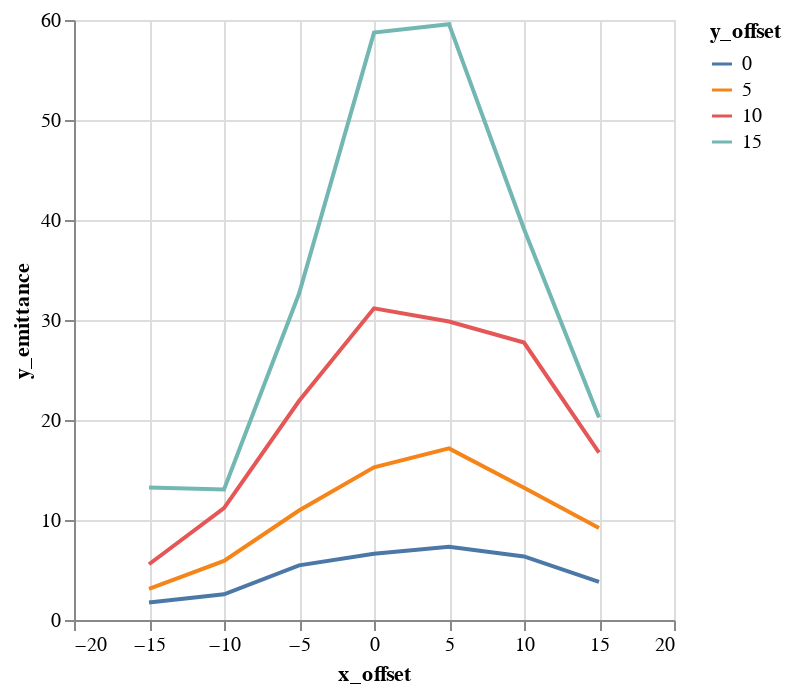

Notebook code cell kept with this figure:
### Code cell
alt.Chart(emit_df).mark_line().encode(
    color='y_offset:N',
    x='x_offset',
    y='y_emittance',
)

### Figure 1 — Vega-Lite specification as saved in the notebook (floating-point values rounded to 4 significant figures)
{"$schema": "https://vega.github.io/schema/vega-lite/v1.2.1.json", "data": {"values": [{"losses": 0, "relbeta": 0.002308, "sourceID": 16777222, "sourceName": "x_-15_y_0", "x_emittance": 1.787, "x_emittance_rel": 1.102, "x_norm_emittance": 0.004125, "x_offset": -15, "y_emittance": 1.746, "y_emittance_rel": 1.111, "y_norm_emittance": 0.004031, "y_offset": 0}, {"losses": 0, "relbeta": 0.002308, "sourceID": 16777229, "sourceName": "x_-15_y_5", "x_emittance": 2.47, "x_emittance_rel": 1.55, "x_norm_emittance": 0.005701, "x_offset": -15, "y_emittance": 3.104, "y_emittance_rel": 1.948, "y_norm_emittance": 0.007166, "y_offset": 5}, {"losses": 0, "relbeta": 0.002308, "sourceID": 16777236, "sourceName": "x_-15_y_10", "x_emittance": 5.476, "x_emittance_rel": 3.386, "x_norm_emittance": 0.01264, "x_offset": -15, "y_emittance": 5.574, "y_emittance_rel": 3.491, "y_norm_emittance": 0.01287, "y_offset": 10}, {"losses": 1, "relbeta": 0.002308, "sourceID": 16777243, "sourceName": "x_-15_y_15", "x_emittance": 13.92, "x_emittance_rel": 8.329, "x_norm_emittance": 0.03213, "x_offset": -15, "y_emittance": 13.26, "y_emittance_rel": 7.98, "y_norm_emittance": 0.03061, "y_offset": 15}, {"losses": 0, "relbeta": 0.002308, "sourceID": 16777220, "sourceName": "x_-10_y_0", "x_emittance": 2.445, "x_emittance_rel": 1.535, "x_norm_emittance": 0.005643, "x_offset": -10, "y_emittance": 2.569, "y_emittance_rel": 1.655, "y_norm_emittance": 0.005931, "y_offset": 0}, {"losses": 0, "relbeta": 0.002308, "sourceID": 16777227, "sourceName": "x_-10_y_5", "x_emittance": 5.252, "x_emittance_rel": 3.256, "x_norm_emittance": 0.01212, "x_offset": -10, "y_emittance": 5.916, "y_emittance_rel": 3.744, "y_norm_emittance": 0.01366, "y_offset": 5}, {"losses": 0, "relbeta": 0.002308, "sourceID": 16777234, "sourceName": "x_-10_y_10", "x_emittance": 8.908, "x_emittance_rel": 5.992, "x_norm_emittance": 0.02056, "x_offset": -10, "y_emittance": 11.18, "y_emittance_rel": 6.714, "y_norm_emittance": 0.02581, "y_offset": 10}, {"losses": 4, "relbeta": 0.002308, "sourceID": 16777241, "sourceName": "x_-10_y_15", "x_emittance": 8.677, "x_emittance_rel": 5.985, "x_norm_emittance": 0.02003, "x_offset": -10, "y_emittance": 13.06, "y_emittance_rel": 7.99, "y_norm_emittance": 0.03014, "y_offset": 15}, {"losses": 0, "relbeta": 0.002308, "sourceID": 16777218, "sourceName": "x_-5_y_0", "x_emittance": 4.741, "x_emittance_rel": 2.828, "x_norm_emittance": 0.01095, "x_offset": -5, "y_emittance": 5.465, "y_emittance_rel": 3.182, "y_norm_emittance": 0.01262, "y_offset": 0}, {"losses": 0, "relbeta": 0.002308, "sourceID": 16777225, "sourceName": "x_-5_y_5", "x_emittance": 11.06, "x_emittance_rel": 7.259, "x_norm_emittance": 0.02553, "x_offset": -5, "y_emittance": 10.95, "y_emittance_rel": 6.736, "y_norm_emittance": 0.02528, "y_offset": 5}, {"losses": 0, "relbeta": 0.002308, "sourceID": 16777232, "sourceName": "x_-5_y_10", "x_emittance": 19.63, "x_emittance_rel": 12.99, "x_norm_emittance": 0.04531, "x_offset": -5, "y_emittance": 21.89, "y_emittance_rel": 14.17, "y_norm_emittance": 0.05054, "y_offset": 10}, {"losses": 4, "relbeta": 0.002308, "sourceID": 16777239, "sourceName": "x_-5_y_15", "x_emittance": 30.97, "x_emittance_rel": 18.31, "x_norm_emittance": 0.0715, "x_offset": -5, "y_emittance": 32.62, "y_emittance_rel": 21.68, "y_norm_emittance": 0.07531, "y_offset": 15}, {"losses": 0, "relbeta": 0.002308, "sourceID": 16777216, "sourceName": "x_0_y_0", "x_emittance": 6.162, "x_emittance_rel": 4.001, "x_norm_emittance": 0.01422, "x_offset": 0, "y_emittance": 6.62, "y_emittance_rel": 4.308, "y_norm_emittance": 0.01528, "y_offset": 0}, {"losses": 0, "relbeta": 0.002308, "sourceID": 16777223, "sourceName": "x_0_y_5", "x_emittance": 15.21, "x_emittance_rel": 9.875, "x_norm_emittance": 0.03512, "x_offset": 0, "y_emittance": 15.27, "y_emittance_rel": 9.948, "y_norm_emittance": 0.03525, "y_offset": 5}, {"losses": 0, "relbeta": 0.002308, "sourceID": 16777230, "sourceName": "x_0_y_10", "x_emittance": 27.98, "x_emittance_rel": 19.94, "x_norm_emittance": 0.06458, "x_offset": 0, "y_emittance": 31.17, "y_emittance_rel": 21.13, "y_norm_emittance": 0.07195, "y_offset": 10}, {"losses": 3, "relbeta": 0.002308, "sourceID": 16777237, "sourceName": "x_0_y_15", "x_emittance": 55.51, "x_emittance_rel": 31.4, "x_norm_emittance": 0.1281, "x_offset": 0, "y_emittance": 58.74, "y_emittance_rel": 36.43, "y_norm_emittance": 0.1356, "y_offset": 15}, {"losses": 0, "relbeta": 0.002308, "sourceID": 16777217, "sourceName": "x_5_y_0", "x_emittance": 6.649, "x_emittance_rel": 4.29, "x_norm_emittance": 0.01535, "x_offset": 5, "y_emittance": 7.324, "y_emittance_rel": 4.374, "y_norm_emittance": 0.01691, "y_offset": 0}, {"losses": 0, "relbeta": 0.002308, "sourceID": 16777224, "sourceName": "x_5_y_5", "x_emittance": 17.83, "x_emittance_rel": 11.13, "x_norm_emittance": 0.04115, "x_offset": 5, "y_emittance": 17.16, "y_emittance_rel": 11.65, "y_norm_emittance": 0.03961, "y_offset": 5}, {"losses": 0, "relbeta": 0.002308, "sourceID": 16777231, "sourceName": "x_5_y_10", "x_emittance": 29.17, "x_emittance_rel": 19.94, "x_norm_emittance": 0.06733, "x_offset": 5, "y_emittance": 29.85, "y_emittance_rel": 18.73, "y_norm_emittance": 0.06891, "y_offset": 10}, {"losses": 2, "relbeta": 0.002308, "sourceID": 16777238, "sourceName": "x_5_y_15", "x_emittance": 54.75, "x_emittance_rel": 34.25, "x_norm_emittance": 0.1264, "x_offset": 5, "y_emittance": 59.58, "y_emittance_rel": 37.85, "y_norm_emittance": 0.1375, "y_offset": 15}, {"losses": 0, "relbeta": 0.002308, "sourceID": 16777219, "sourceName": "x_10_y_0", "x_emittance": 6.41, "x_emittance_rel": 4.219, "x_norm_emittance": 0.0148, "x_offset": 10, "y_emittance": 6.354, "y_emittance_rel": 3.974, "y_norm_emittance": 0.01467, "y_offset": 0}, {"losses": 0, "relbeta": 0.002308, "sourceID": 16777226, "sourceName": "x_10_y_5", "x_emittance": 13.47, "x_emittance_rel": 9.306, "x_norm_emittance": 0.0311, "x_offset": 10, "y_emittance": 13.22, "y_emittance_rel": 8.773, "y_norm_emittance": 0.03051, "y_offset": 5}, {"losses": 0, "relbeta": 0.002308, "sourceID": 16777233, "sourceName": "x_10_y_10", "x_emittance": 29.24, "x_emittance_rel": 16.78, "x_norm_emittance": 0.06751, "x_offset": 10, "y_emittance": 27.74, "y_emittance_rel": 17.2, "y_norm_emittance": 0.06404, "y_offset": 10}, {"losses": 0, "relbeta": 0.002308, "sourceID": 16777240, "sourceName": "x_10_y_15", "x_emittance": 37.83, "x_emittance_rel": 24.05, "x_norm_emittance": 0.08732, "x_offset": 10, "y_emittance": 39.1, "y_emittance_rel": 25.87, "y_norm_emittance": 0.09027, "y_offset": 15}, {"losses": 0, "relbeta": 0.002308, "sourceID": 16777221, "sourceName": "x_15_y_0", "x_emittance": 5.423, "x_emittance_rel": 3.619, "x_norm_emittance": 0.01252, "x_offset": 15, "y_emittance": 3.807, "y_emittance_rel": 2.412, "y_norm_emittance": 0.008788, "y_offset": 0}, {"losses": 0, "relbeta": 0.002308, "sourceID": 16777228, "sourceName": "x_15_y_5", "x_emittance": 10.64, "x_emittance_rel": 6.768, "x_norm_emittance": 0.02456, "x_offset": 15, "y_emittance": 9.208, "y_emittance_rel": 6.199, "y_norm_emittance": 0.02126, "y_offset": 5}, {"losses": 0, "relbeta": 0.002308, "sourceID": 16777235, "sourceName": "x_15_y_10", "x_emittance": 16.86, "x_emittance_rel": 10.39, "x_norm_emittance": 0.03893, "x_offset": 15, "y_emittance": 16.74, "y_emittance_rel": 10.36, "y_norm_emittance": 0.03865, "y_offset": 10}, {"losses": 1, "relbeta": 0.002308, "sourceID": 16777242, "sourceName": "x_15_y_15", "x_emittance": 20.17, "x_emittance_rel": 13.31, "x_norm_emittance": 0.04655, "x_offset": 15, "y_emittance": 20.24, "y_emittance_rel": 12.75, "y_norm_emittance": 0.04673, "y_offset": 15}]}, "encoding": {"color": {"field": "y_offset", "type": "nominal"}, "x": {"field": "x_offset", "type": "quantitative"}, "y": {"field": "y_emittance", "type": "quantitative"}}, "mark": "line"}
